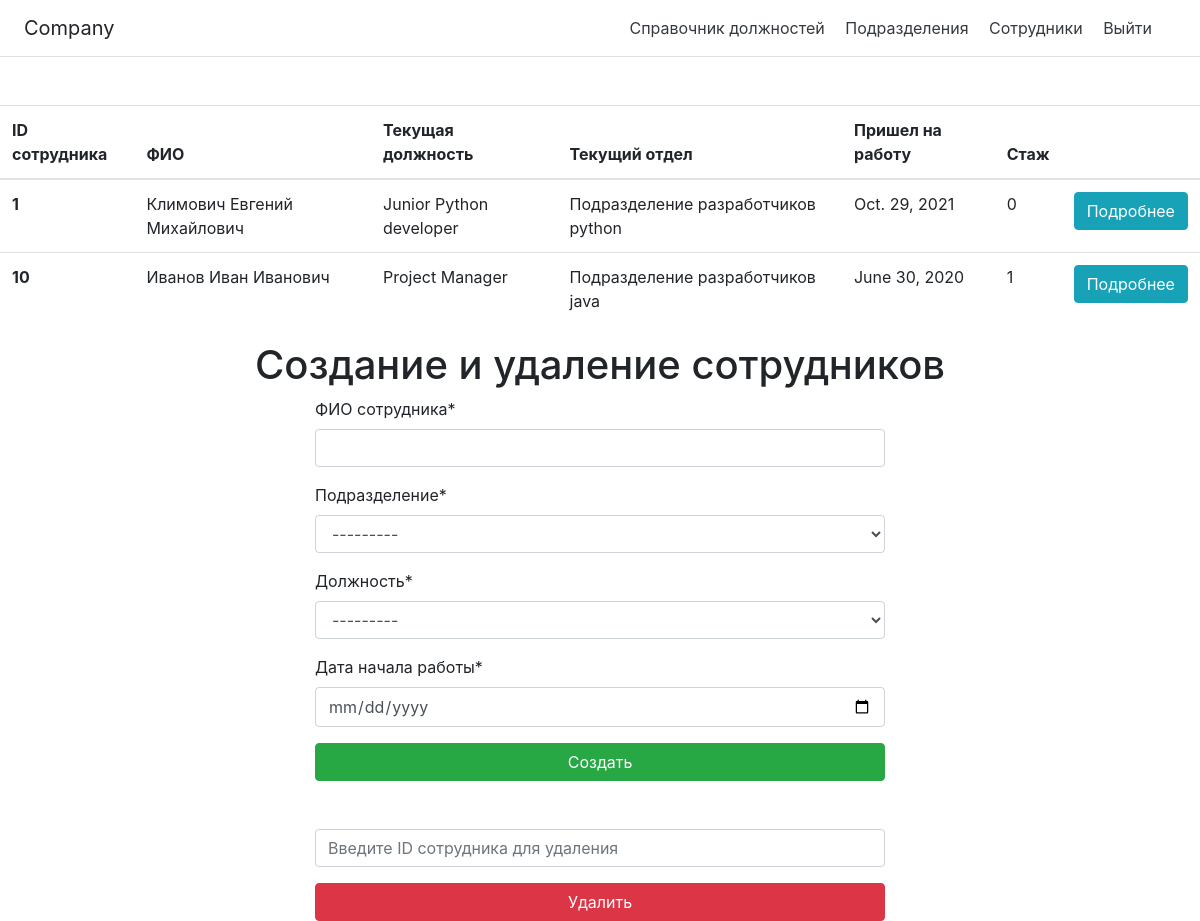
Before: /employees/ (signed in) with the older database file.
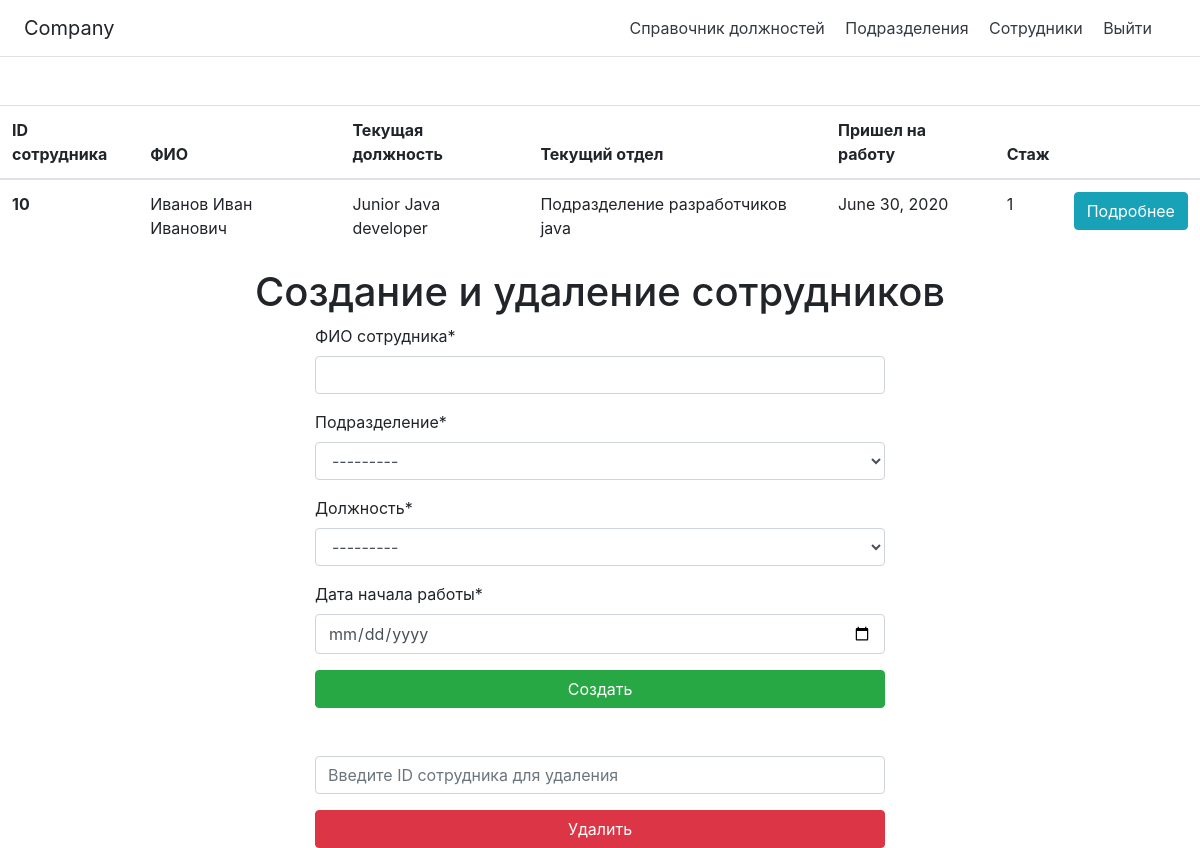
After: the same page with the newer database file.
### employees/models.py (models this page shows)
class Employee(models.Model):
    full_name = models.CharField(verbose_name='ФИО сотрудника', max_length=256)
    subdivision = models.ForeignKey(Subdivision, verbose_name='Подразделение', on_delete=models.CASCADE)
    position = models.ForeignKey(Position, max_length=256, verbose_name='Должность', on_delete=models.CASCADE)
    started_work_date = models.DateField(verbose_name='Дата начала работы', default=timezone.now)
    experience = models.PositiveIntegerField(verbose_name='Стаж', default=0)

class Position(models.Model):
    position_name = models.CharField(max_length=256, verbose_name='Название должности')
    def __str__(self):
        return self.position_name

class Subdivision(models.Model):
    subdivision_name = models.CharField(max_length=256, verbose_name='Название подразделения')
    def __str__(self):
        return self.subdivision_name

### employees/views.py (the view, shortened to what this page needs)
# urls.py: path('employees/', EmployeesView.as_view(), name='employees'),
class EmployeesView(LoginRequiredMixin, View):
    login_url = '/login/'
    redirect_field_name = 'login'
    def get(self, request, *args, **kwargs):
        form = EmployeeForm(request.POST or None)
        context = {
            'form': form,
            'employees': Employee.objects.select_related('subdivision', 'position').all(),
        }
        return render(request, 'employees.html', context)

### employees/forms.py (shortened to what this page needs)
class EmployeeForm(forms.ModelForm):
    started_work_date = forms.DateField(widget=forms.TextInput(attrs={'type': 'date'}))
    class Meta:
        model = Employee
        fields = ['full_name', 'subdivision', 'position', 'started_work_date']
    def __init__(self, *args, **kwargs):
        super().__init__(*args, **kwargs)
        self.fields['started_work_date'].label = 'Дата начала работы'

### employees/templates/employees.html (shortened to what this page needs)
{% extends 'base.html' %}
{% block main%}
{% load crispy_forms_tags %}
<table class="table mt-5">
  <thead>
    <tr>
      <th scope="col">ID сотрудника</th>
      <th scope="col">ФИО</th>
      <th scope="col">Текущая должность</th>
      <th scope="col">Текущий отдел</th>
      <th scope="col">Пришел на работу</th>
      <th scope="col">Стаж</th>
      <th scope="col"></th>
    </tr>
  </thead>
  <tbody>
   {% for employee in employees %}
    <tr>
      <th scope="row">{{employee.id}}</th>
      <td>{{employee.full_name}}</td>
      <td>{{employee.position.position_name}}</td>
      <td>{{employee.subdivision.subdivision_name}}</td>
      <td>{{employee.started_work_date}}</td>
      <td>{{employee.experience}}</td>
      <td><a type="button" class="btn btn-info" href="{% url 'employees_detail' id=employee.id%}">Подробнее</a></td>
    </tr>
  {% endfor %}
  </tbody>
</table>
<h1 class="page-header text-center">Создание и удаление сотрудников</h1>
<div class="col-md-6 offset-md-3">
<form action="{% url 'employees' %}" method="POST" class="form">
        {{ form|crispy }}
        <input type="submit" class="btn btn-success btn-block" value="Создать">
    </form>
</div>
<div class="col-md-6 offset-md-3 mt-5">
<form action="{% url 'employees_delete' %}" method="POST">
        <input type="text" class="form-control" placeholder="Введите ID сотрудника для удаления" name="id">
        <input type="submit" class="btn btn-danger btn-block mt-3" value="Удалить">
    </form>
</div>
{% endblock main%}

### employees/templates/base.html (shortened to what this page needs)
<!DOCTYPE html>
<html lang="en">
<head>
    <link rel="stylesheet" href="https://maxcdn.bootstrapcdn.com/bootstrap/4.0.0/css/bootstrap.min.css">
</head>
<body>
<div class="d-flex flex-column flex-md-row align-items-center p-3 px-md-4 mb-3 bg-white border-bottom box-shadow">
      <h5 class="my-0 mr-md-auto font-weight-normal">Company</h5>
      <nav class="my-2 my-md-0 mr-md-3">
          {% if request.user.is_authenticated %}
        <a class="p-2 text-dark" href="{% url 'positions' %}">Справочник должностей</a>
        <a class="p-2 text-dark" href="{% url 'subdivisions' %}">Подразделения</a>
        <a class="p-2 text-dark" href="{% url 'employees' %}">Сотрудники</a>
        <a href="{% url 'logout' %}" class="p-2 text-dark">Выйти</a>
                        {% endif %}
      </nav>
    </div>
{% block main%}{% endblock main%}
</body>
</html>

Changed rows visible on the page:
removed Employee: id "1", full_name "Климович Евгений Михайлович", position.position_name "Junior Python developer", subdivision.subdivision_name "Подразделение разработчиков python", started_work_date "Oct. 29, 2021", experience "0"
changed Employee "Иванов Иван Иванович": position.position_name "Project Manager" → "Junior Java developer"
